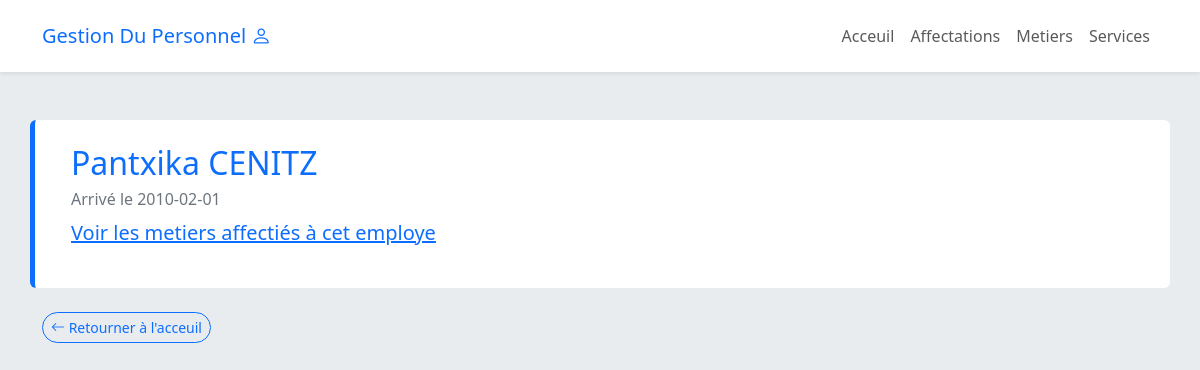
/pages/employes/read.php?id=1, run on the app's committed database.
### tables this page shows
CREATE TABLE IF NOT EXISTS `employe` (
`id` int(11) NOT NULL,
  `nom` varchar(100) NOT NULL,
  `prenom` varchar(100) NOT NULL,
  `date_naissance` date NOT NULL,
  `date_arrivee` date NOT NULL
);

### app/Security.php (called while the page is built, shortened)
<?php
class Security
{
    public static function secure($data) {
        $data = trim($data);
        $data = stripslashes($data);
        $data = htmlspecialchars($data);
        return $data;
    }
}

### app/CRUD/Read.php (called while the page is built, shortened)
<?php
trait Read
{
    public static function read(int $id) {
        $className = strtolower(self::class);
        $className = substr($className, strrpos($className, '\\') + 1);
        $connex = Database::connect();
        $result = $connex->query("SELECT * FROM $className WHERE id = $id");
        $data = $result->fetch();
        return $data;
    }
}

### controllers/EmployeController.php (called while the page is built, shortened)
<?php
abstract class EmployeController
{
    public static function read(int $id)
    {
        $data = Employe::read($id);
        $error = '';
        return [
            'data' => $data,
            'error' => $error
        ];
    }
}

### pages/employes/read.php (the view, shortened to what this page needs)
<?php
require_once '../layout/header.php';
$id = -1;
if ($_GET && Security::isNumber($_GET['id'])) {
    $id = Security::secure($_GET['id']);
}
$resultat = EmployeController::read($id);
$employe = $resultat['data'];
?>
<?php if ($resultat['error']) : ?>
    <div class="alert alert-danger border-0 border-start border-5 border-danger">
        <?= $resultat['error'] ?>
    </div>
<?php else : ?>
    <div class="bg-white mt-4 p-4 rounded row border-0 border-start border-5 border-primary">
        <h2 class="text-primary"><?= $employe->prenom . ' ' . $employe->nom ?></h2>
        <p class="text-secondary h6">Arrivé le <?= $employe->date_arrivee ?></p>
        <p class="lead">
            <a href="../affectations/read.php?id=<?= $employe->id ?>">Voir les metiers affectiés à cet employe</a>
        </p>
    </div>
<?php endif ?>
<div class="my-4">
    <a href="/" class="btn btn-sm btn-outline-primary rounded-pill"><i class="bi-arrow-left"></i> Retourner à l'acceuil</a>
</div>
<?php require_once '../layout/footer.php' ?>

### assets/css/style.css (style rules this page uses)
body { background: var(--bs-gray-200); }

### data on the page
employe: prenom "Pantxika", nom "CENITZ", date_arrivee "2010-02-01"
